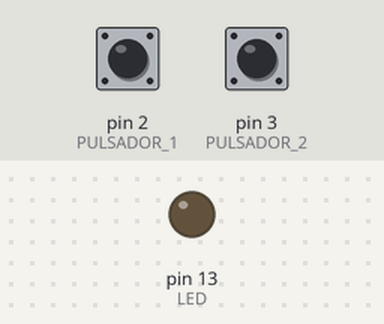
Recording of a sketch running on a simulated Arduino Uno, built with avr-gcc and run on an emulated ATmega328P. Shown: output pins drawn as LEDs (lit = HIGH). The inputs (shaded band) are chosen by the test bench; at power-on: pin 2 (PULSADOR_1) LOW, pin 3 (PULSADOR_2) LOW.

Above: at 1.2 s.
1.3 s: pin 2 (PULSADOR_1) pulled HIGH for 0.15 s
At 1.37 s:
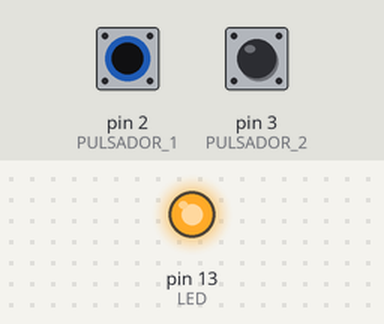
2.9 s: pin 2 (PULSADOR_1) pulled HIGH for 3.2 s
At 6.9 s:
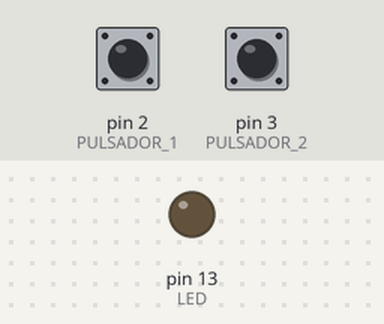
7.6 s: pin 3 (PULSADOR_2) pulled HIGH for 3.2 s
At 8.0 s:
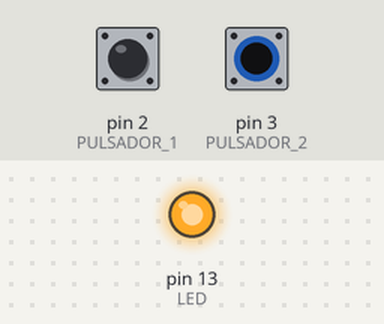
Timing chart, 0 to 12.3 s (numbered marks = the images above; inputs shaded):
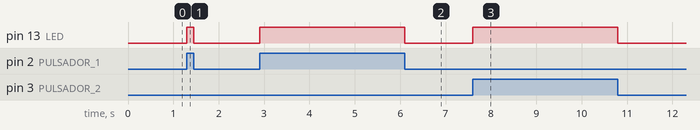

The sketch:

Tema_3_7_OR.ino
```cpp
#define PULSADOR_1 2            // Constante que asigna a
                                // PULSADOR el numero 2
#define PULSADOR_2 3            // Constante que asigna a
                                // PULSADOR el numero 3
#define LED 13                  // Constante que asigna a
                                // LED el numero 13

int lectura_pulsador_1;         // Variable que almacena
                                // el estado del pulsador_1
int lectura_pulsador_2;         // Variable que almacena
                                // el estado del pulsador_2


void setup(){
  pinMode(LED, OUTPUT);            // Establece el pin 13 como SALIDA
  pinMode(PULSADOR_1, INPUT);      // Establece el pin 2 como ENTRADA
  pinMode(PULSADOR_2, INPUT);      // Establece el pin 3 como ENTRADA
}


void loop(){

  lectura_pulsador_1 = digitalRead(PULSADOR_1);     // Asigna el valor del pulsador
                                                  // a la variable lectura_pulsador
  lectura_pulsador_2 = digitalRead(PULSADOR_2);     // Asigna el valor del pulsador
                                                  // a la variable lectura_pulsador

  // ¿Esta presionado o un pulsador o el otro?
  if ( (lectura_pulsador_1 == HIGH) || (lectura_pulsador_2 == HIGH) ){

    // Activa el LED en caso de cierto
    digitalWrite(LED, HIGH);

  }
  else {

    // Desctiva el LED en caso de falso
    digitalWrite(LED, LOW);

  }

}
```

Measured:
- after the input at 1.3 s, pin 13 (LED): LOW → HIGH at once, → LOW 0.15 s later
- after the input at 2.9 s, pin 13 (LED): LOW → HIGH at once, → LOW 3.2 s later
- after the input at 7.6 s, pin 13 (LED): LOW → HIGH at once, → LOW 3.2 s later
